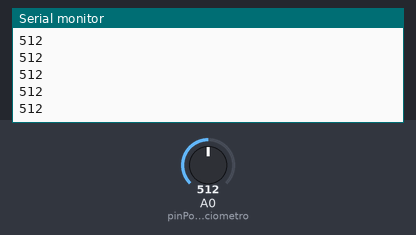
Bench run of a sketch on a simulated Arduino Uno, built with avr-gcc and run on an emulated ATmega328P. Parts: the last lines printed to the serial monitor. The test bench sets the inputs (shaded band); at power-on: A0 (pinPotenciometro) = 512.

Above: at 1.2 s.
1.3 s: A0 (pinPotenciometro) set to 716
At 1.8 s:
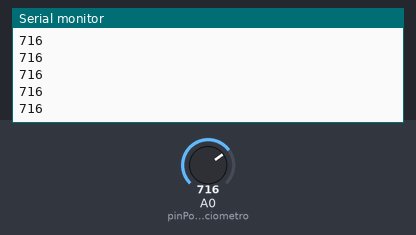
2.8 s: A0 (pinPotenciometro) set to 900
At 3.6 s:
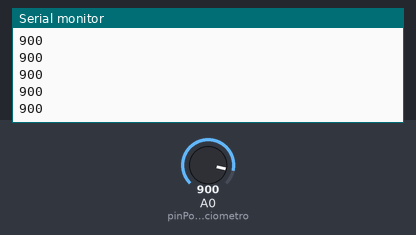
Timing chart, 0 to 5.8 s (numbered marks = the images above; inputs shaded):
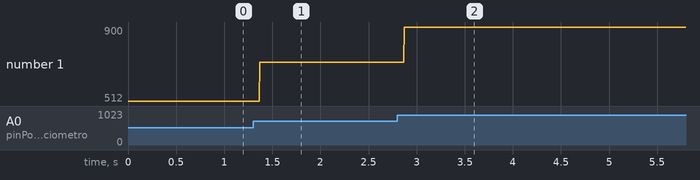

The sketch:

potenciometerPong.ino
```cpp
// potenciometerPong
// por xpsaldivia, bifurcaria, kazelita
// v1.1.1 mayo 2022
// hecho con Arduino Uno y IDE 1.8.16
// basado en ej_01_arduino_envia_pulsador_potenciometro por montoyamoraga

// variable para pin potenciometro
const int pinPotenciometro = A0;

// variable para almacenar lectura analoga
int valorPotenciometro = 0;

void setup() {

  // iniciar comunicacion serial
  Serial.begin(9600);

}

void loop() {

  // leer valores digitales y analogos
  valorPotenciometro = analogRead(pinPotenciometro);

  // enviar valores por puerto serial
  // separados por coma y al final nueva linea
  Serial.print(valorPotenciometro);
  Serial.println("");

}
```

Measured:
- after the input at 1.3 s, the serial monitor: prints a new line after 0.07 s (image 1)
- after the input at 2.8 s, the serial monitor: prints a new line after 0.07 s (image 2)
- plotted number 1: 512 → 716 after the input at 1.3 s, 716 → 900 after the input at 2.8 s
